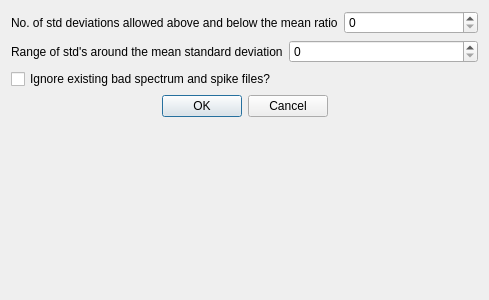
<?xml version="1.0" encoding="UTF-8"?>
<ui version="4.0">
 <class>Dialog</class>
 <widget class="QDialog" name="Dialog">
  <property name="geometry">
   <rect>
    <x>0</x>
    <y>0</y>
    <width>489</width>
    <height>300</height>
   </rect>
  </property>
  <property name="windowTitle">
   <string>Dialog</string>
  </property>
  <layout class="QVBoxLayout" name="verticalLayout">
   <item>
    <layout class="QHBoxLayout" name="horizontalLayout">
     <item>
      <widget class="QLabel" name="label">
       <property name="sizePolicy">
        <sizepolicy hsizetype="Expanding" vsizetype="Minimum">
         <horstretch>0</horstretch>
         <verstretch>0</verstretch>
        </sizepolicy>
       </property>
       <property name="text">
        <string>No. of std deviations allowed above and below the mean ratio</string>
       </property>
      </widget>
     </item>
     <item>
      <widget class="QSpinBox" name="stdDeviationsSpinBox">
       <property name="sizePolicy">
        <sizepolicy hsizetype="Expanding" vsizetype="Fixed">
         <horstretch>0</horstretch>
         <verstretch>0</verstretch>
        </sizepolicy>
       </property>
      </widget>
     </item>
    </layout>
   </item>
   <item>
    <layout class="QHBoxLayout" name="horizontalLayout_2">
     <item>
      <widget class="QLabel" name="label_2">
       <property name="text">
        <string>Range of std's around the mean standard deviation</string>
       </property>
      </widget>
     </item>
     <item>
      <widget class="QSpinBox" name="rangeAroundMeanSpinBox">
       <property name="sizePolicy">
        <sizepolicy hsizetype="Expanding" vsizetype="Fixed">
         <horstretch>0</horstretch>
         <verstretch>0</verstretch>
        </sizepolicy>
       </property>
      </widget>
     </item>
    </layout>
   </item>
   <item>
    <widget class="QCheckBox" name="ignoreBadCheckBox">
     <property name="sizePolicy">
      <sizepolicy hsizetype="Expanding" vsizetype="Fixed">
       <horstretch>0</horstretch>
       <verstretch>0</verstretch>
      </sizepolicy>
     </property>
     <property name="text">
      <string>Ignore existing bad spectrum and spike files?</string>
     </property>
    </widget>
   </item>
   <item>
    <widget class="QDialogButtonBox" name="buttonBox">
     <property name="standardButtons">
      <set>QDialogButtonBox::Cancel|QDialogButtonBox::Ok</set>
     </property>
     <property name="centerButtons">
      <bool>true</bool>
     </property>
    </widget>
   </item>
   <item>
    <spacer name="verticalSpacer">
     <property name="orientation">
      <enum>Qt::Vertical</enum>
     </property>
     <property name="sizeHint" stdset="0">
      <size>
       <width>20</width>
       <height>40</height>
      </size>
     </property>
    </spacer>
   </item>
  </layout>
 </widget>
 <resources/>
 <connections/>
</ui>
